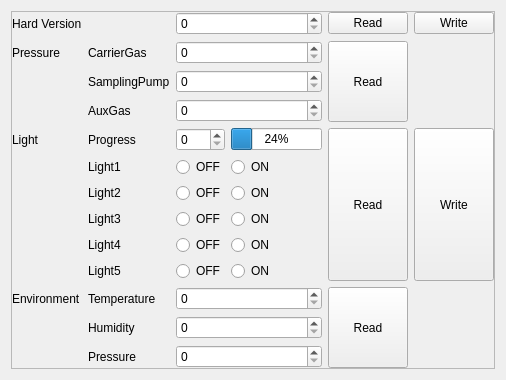
         <widget class="QWidget" name="tab_2">
          <attribute name="title">
           <string>LED Panel Unit</string>
          </attribute>
          <layout class="QVBoxLayout" name="verticalLayout_8">
           <item>
            <widget class="QFrame" name="frame_10">
             <property name="frameShape">
              <enum>QFrame::StyledPanel</enum>
             </property>
             <property name="frameShadow">
              <enum>QFrame::Raised</enum>
             </property>
             <layout class="QVBoxLayout" name="verticalLayout_7">
              <property name="leftMargin">
               <number>0</number>
              </property>
              <property name="topMargin">
               <number>0</number>
              </property>
              <property name="rightMargin">
               <number>0</number>
              </property>
              <property name="bottomMargin">
               <number>0</number>
              </property>
              <item>
               <layout class="QGridLayout" name="gridLayout" columnstretch="0,0,0,0,0,0">
                <item row="0" column="5">
                 <widget class="QPushButton" name="btnWriteLEDHardVer">
                  <property name="text">
                   <string>Write</string>
                  </property>
                 </widget>
                </item>
                <item row="5" column="3">
                 <widget class="QRadioButton" name="radioBtnLEDLight1ON">
                  <property name="text">
                   <string>ON</string>
                  </property>
                 </widget>
                </item>
                <item row="4" column="0">
                 <widget class="QLabel" name="labelLEDLight">
                  <property name="text">
                   <string>Light</string>
                  </property>
                 </widget>
                </item>
                <item row="8" column="2">
                 <widget class="QRadioButton" name="radioBtnLEDLight4OFF">
                  <property name="text">
                   <string>OFF</string>
                  </property>
                 </widget>
                </item>
                <item row="10" column="1">
                 <widget class="QLabel" name="labelLEDEnvTemperature">
                  <property name="text">
                   <string>Temperature</string>
                  </property>
                 </widget>
                </item>
                <item row="4" column="3">
                 <widget class="QProgressBar" name="progressBarLEDProgress">
                  <property name="sizePolicy">
                   <sizepolicy hsizetype="Preferred" vsizetype="Fixed">
                    <horstretch>0</horstretch>
                    <verstretch>0</verstretch>
                   </sizepolicy>
                  </property>
                  <property name="value">
                   <number>24</number>
                  </property>
                 </widget>
                </item>
                <item row="4" column="4" rowspan="6">
                 <widget class="QPushButton" name="btnReadLEDLight">
                  <property name="sizePolicy">
                   <sizepolicy hsizetype="Minimum" vsizetype="Preferred">
                    <horstretch>0</horstretch>
                    <verstretch>0</verstretch>
                   </sizepolicy>
                  </property>
                  <property name="text">
                   <string>Read</string>
                  </property>
                 </widget>
                </item>
                <item row="3" column="2" colspan="2">
                 <widget class="QSpinBox" name="spinBoxLEDAuxGas">
                  <property name="maximum">
                   <number>65535</number>
                  </property>
                 </widget>
                </item>
                <item row="1" column="1">
                 <widget class="QLabel" name="labelLEDCarrierGas">
                  <property name="text">
                   <string>CarrierGas</string>
                  </property>
                 </widget>
                </item>
                <item row="6" column="1">
                 <widget class="QLabel" name="labelLEDLight2">
                  <property name="text">
                   <string>Light2</string>
                  </property>
                 </widget>
                </item>
                <item row="2" column="2" colspan="2">
                 <widget class="QSpinBox" name="spinBoxLEDSamplingPump">
                  <property name="maximum">
                   <number>65535</number>
                  </property>
                 </widget>
                </item>
                <item row="0" column="0">
                 <widget class="QLabel" name="labelLEDHardVer">
                  <property name="sizePolicy">
                   <sizepolicy hsizetype="Fixed" vsizetype="Preferred">
                    <horstretch>0</horstretch>
                    <verstretch>0</verstretch>
                   </sizepolicy>
                  </property>
                  <property name="text">
                   <string>Hard Version</string>
                  </property>
                 </widget>
                </item>
                <item row="1" column="0">
                 <widget class="QLabel" name="labelLEDPressure">
                  <property name="sizePolicy">
                   <sizepolicy hsizetype="Fixed" vsizetype="Preferred">
                    <horstretch>0</horstretch>
                    <verstretch>0</verstretch>
                   </sizepolicy>
                  </property>
                  <property name="text">
                   <string>Pressure</string>
                  </property>
                 </widget>
                </item>
                <item row="6" column="3">
                 <widget class="QRadioButton" name="radioBtnLEDLight2ON">
                  <property name="text">
                   <string>ON</string>
                  </property>
                 </widget>
                </item>
                <item row="6" column="2">
                 <widget class="QRadioButton" name="radioBtnLEDLight2OFF">
                  <property name="text">
                   <string>OFF</string>
                  </property>
                 </widget>
                </item>
                <item row="2" column="1">
                 <widget class="QLabel" name="labelLEDSamplingPump">
                  <property name="text">
                   <string>SamplingPump</string>
                  </property>
                 </widget>
                </item>
                <item row="3" column="1">
                 <widget class="QLabel" name="labelLEDAuxGas">
                  <property name="text">
                   <string>AuxGas</string>
                  </property>
                 </widget>
                </item>
                <item row="1" column="4" rowspan="3">
                 <widget class="QPushButton" name="btnReadLEDPressure">
                  <property name="sizePolicy">
                   <sizepolicy hsizetype="Minimum" vsizetype="Preferred">
                    <horstretch>0</horstretch>
                    <verstretch>0</verstretch>
                   </sizepolicy>
                  </property>
                  <property name="text">
                   <string>Read</string>
                  </property>
                 </widget>
                </item>
                <item row="0" column="2" colspan="2">
                 <widget class="QSpinBox" name="spinBoxLEDHardVer">
                  <property name="maximum">
                   <number>65535</number>
                  </property>
                 </widget>
                </item>
                <item row="7" column="3">
                 <widget class="QRadioButton" name="radioBtnLEDLight3ON">
                  <property name="text">
                   <string>ON</string>
                  </property>
                 </widget>
                </item>
                <item row="0" column="4">
                 <widget class="QPushButton" name="btnReadLEDHardVer">
                  <property name="text">
                   <string>Read</string>
                  </property>
                 </widget>
                </item>
                <item row="9" column="1">
                 <widget class="QLabel" name="labelLEDLight5">
                  <property name="text">
                   <string>Light5</string>
                  </property>
                 </widget>
                </item>
                <item row="9" column="2">
                 <widget class="QRadioButton" name="radioBtnLEDLight5OFF">
                  <property name="text">
                   <string>OFF</string>
                  </property>
                 </widget>
                </item>
                <item row="5" column="1">
                 <widget class="QLabel" name="labelLEDLight1">
                  <property name="text">
                   <string>Light1</string>
                  </property>
                 </widget>
                </item>
                <item row="11" column="1">
                 <widget class="QLabel" name="labelLEDEnvHumidity">
                  <property name="text">
                   <string>Humidity</string>
                  </property>
                 </widget>
                </item>
                <item row="5" column="2">
                 <widget class="QRadioButton" name="radioBtnLEDLight1OFF">
                  <property name="text">
                   <string>OFF</string>
                  </property>
                 </widget>
                </item>
                <item row="4" column="1">
                 <widget class="QLabel" name="labelLEDProgress">
                  <property name="text">
                   <string>Progress</string>
                  </property>
                 </widget>
                </item>
                <item row="4" column="2">
                 <widget class="QSpinBox" name="spinBoxLEDProgress">
                  <property name="maximum">
                   <number>100</number>
                  </property>
                 </widget>
                </item>
                <item row="8" column="1">
                 <widget class="QLabel" name="labelLEDLight4">
                  <property name="text">
                   <string>Light4</string>
                  </property>
                 </widget>
                </item>
                <item row="9" column="3">
                 <widget class="QRadioButton" name="radioBtnLEDLight5ON">
                  <property name="text">
                   <string>ON</string>
                  </property>
                 </widget>
                </item>
                <item row="8" column="3">
                 <widget class="QRadioButton" name="radioBtnLEDLight4ON">
                  <property name="text">
                   <string>ON</string>
                  </property>
                 </widget>
                </item>
                <item row="7" column="1">
                 <widget class="QLabel" name="labelLEDLight3">
                  <property name="text">
                   <string>Light3</string>
                  </property>
                 </widget>
                </item>
                <item row="7" column="2">
                 <widget class="QRadioButton" name="radioBtnLEDLight3OFF">
                  <property name="text">
                   <string>OFF</string>
                  </property>
                 </widget>
                </item>
                <item row="1" column="2" colspan="2">
                 <widget class="QSpinBox" name="spinBoxLEDCarrierGas">
                  <property name="maximum">
                   <number>65535</number>
                  </property>
                 </widget>
                </item>
                <item row="10" column="0">
                 <widget class="QLabel" name="labelLEDEnvironment">
                  <property name="text">
                   <string>Environment</string>
                  </property>
                 </widget>
                </item>
                <item row="12" column="1">
                 <widget class="QLabel" name="labelLEDEnvPressure">
                  <property name="text">
                   <string>Pressure</string>
                  </property>
                 </widget>
                </item>
                <item row="10" column="2" colspan="2">
                 <widget class="QSpinBox" name="spinBoxEnvTemperature">
                  <property name="maximum">
                   <number>65535</number>
                  </property>
                 </widget>
                </item>
                <item row="11" column="2" colspan="2">
                 <widget class="QSpinBox" name="spinBoxEnvHumidity">
                  <property name="maximum">
                   <number>65535</number>
                  </property>
                 </widget>
                </item>
                <item row="12" column="2" colspan="2">
                 <widget class="QSpinBox" name="spinBoxEnvPressure">
                  <property name="maximum">
                   <number>65535</number>
                  </property>
                 </widget>
                </item>
                <item row="10" column="4" rowspan="3">
                 <widget class="QPushButton" name="btnReadEnvironment">
                  <property name="sizePolicy">
                   <sizepolicy hsizetype="Minimum" vsizetype="Preferred">
                    <horstretch>0</horstretch>
                    <verstretch>0</verstretch>
                   </sizepolicy>
                  </property>
                  <property name="text">
                   <string>Read</string>
                  </property>
                 </widget>
                </item>
                <item row="4" column="5" rowspan="6">
                 <widget class="QPushButton" name="btnWriteLEDLight">
                  <property name="sizePolicy">
                   <sizepolicy hsizetype="Minimum" vsizetype="Preferred">
                    <horstretch>0</horstretch>
                    <verstretch>0</verstretch>
                   </sizepolicy>
                  </property>
                  <property name="text">
                   <string>Write</string>
                  </property>
                 </widget>
                </item>
               </layout>
              </item>
             </layout>
            </widget>
           </item>
          </layout>
         </widget>
